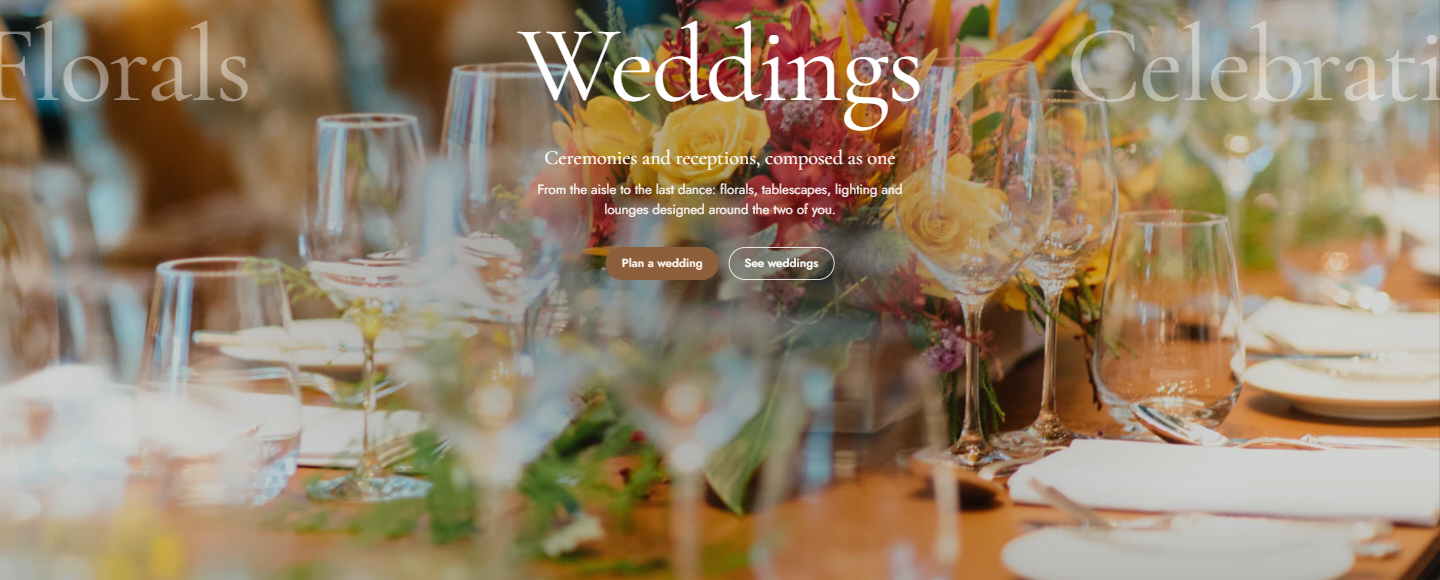
#> input picture qa/motion/gif/1440-carousel-0.png, 1440 x 580 px; its folder holds only this picture in this run
$ python make_gifs.py
#> lines starting #> are read from the running program, lines starting #| are printed output that depends on the picture
"""Turn qa/motion/gif/<w>-<section>-<k>.png sequences into ping-pong GIFs and first/last stills."""
from PIL import Image, ImageDraw
import glob, os, re
for w in (1440, 390):
    files = glob.glob(f'qa/motion/gif/{w}-*-*.png')
    names = sorted({re.match(r'\d+-(.+)-\d+\.png$', os.path.basename(f)).group(1) for f in files})
    for n in names:
        fs = sorted(glob.glob(f'qa/motion/gif/{w}-{n}-*.png'), key=lambda s: int(re.search(r'-(\d+)\.png$', s).group(1)))
        ims = [Image.open(f).convert('RGB') for f in fs]
#> ims = 1 item
        sc = min(1, 720 / ims[0].width)
#> sc = 0.5
        ims = [i.resize((int(i.width * sc), int(i.height * sc))) for i in ims]
        seq = ims + ims[-2:0:-1]
#> seq = 1 item
        seq[0].save(f'qa/motion/parallax-{w}-{n}.gif', save_all=True, append_images=seq[1:], duration=110, loop=0)
        a, b = ims[0], ims[-1]
        S = Image.new('RGB', (a.width * 2 + 10, a.height), (40, 34, 30)); S.paste(a, (0, 0)); S.paste(b, (a.width + 10, 0))
#> after `S = Image.new('RGB', (a.width * 2 + 10, a.height), (40, 34, 30))`:
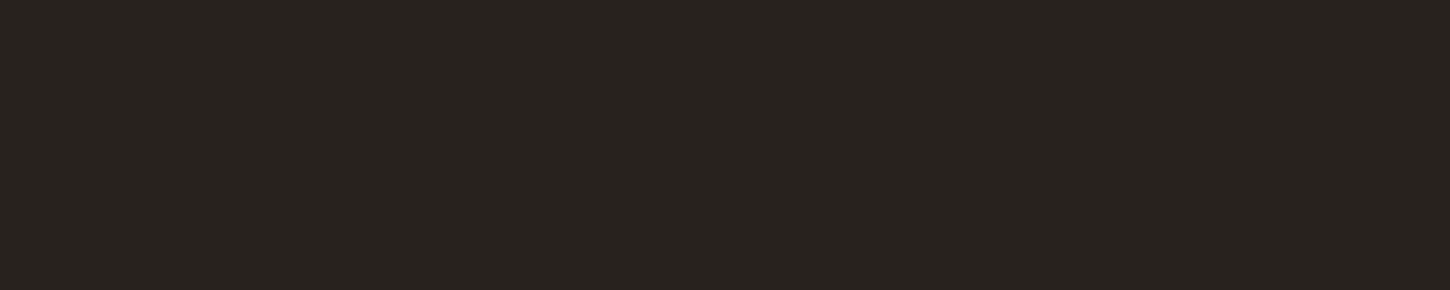
#> S: PIL image 1450x290 RGB; mean R, G, B 40, 34, 30
#> after `S.paste(a, (0, 0))`:
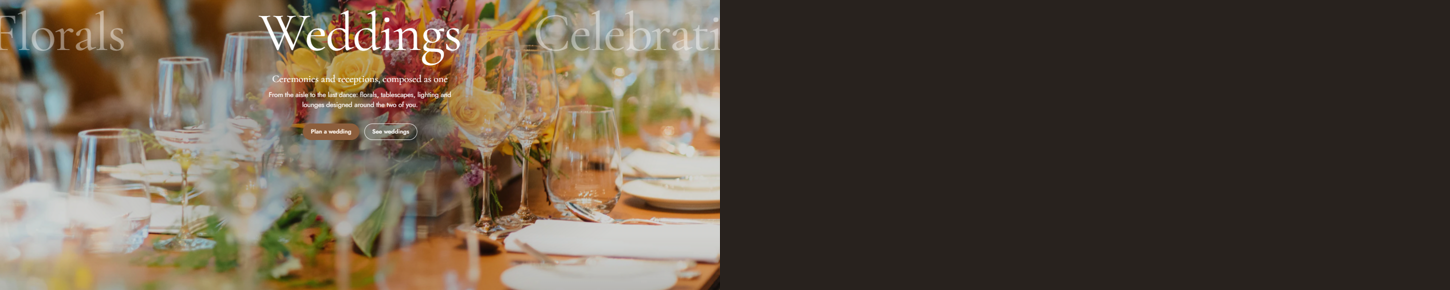
#> S: PIL image 1450x290 RGB; mean R, G, B 95.1, 82, 67.2
#> after `S.paste(b, (a.width + 10, 0))`:
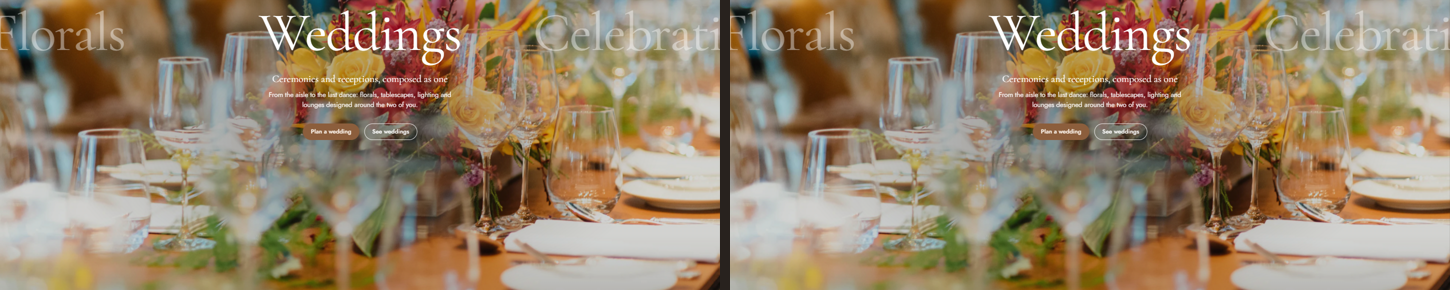
#> S: PIL image 1450x290 RGB; mean R, G, B 150.3, 130, 104.4
        d = ImageDraw.Draw(S); y = a.height // 2; d.line((0, y, S.width, y), fill=(255, 60, 60), width=1)
#> after `y = a.height // 2`: y = 145
        S.save(f'qa/motion/parallax-{w}-{n}-firstlast.jpg', quality=82)
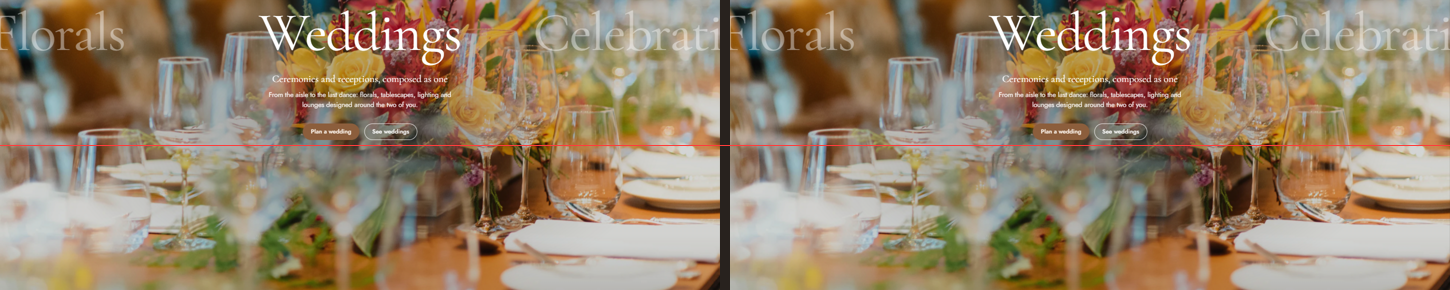
#> saved as parallax-1440-carousel-firstlast.jpg: PIL image 1450x290 RGB; mean R, G, B 150.7, 129.8, 104.3
        print(w, n, len(seq), a.size)
#| 1440 carousel 1 (720, 290)
